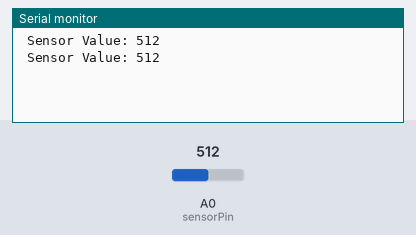
Recording of a sketch running on a simulated Arduino Uno, built with avr-gcc and run on an emulated ATmega328P. Parts: the last lines printed to the serial monitor. The inputs (shaded band) are chosen by the test bench; at power-on: A0 (sensorPin) = 512.

Above: at 1.8 s.
1.9 s: A0 (sensorPin) set to 716
At 2.4 s:
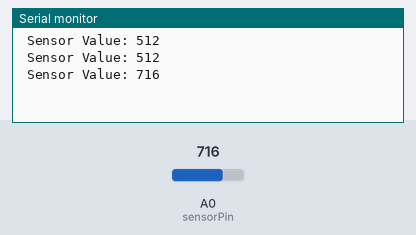
3.4 s: A0 (sensorPin) set to 900
At 4.8 s:
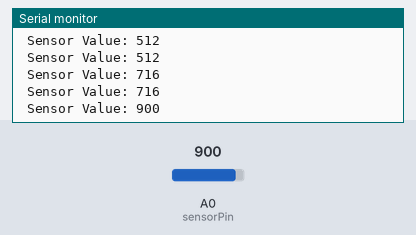
Timing chart, 0 to 6.4 s (numbered marks = the images above; inputs shaded):
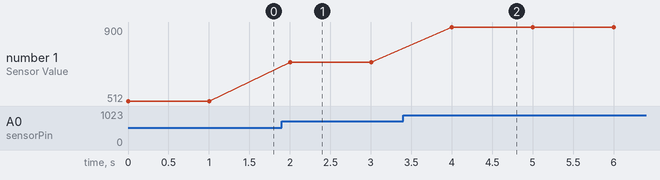

The sketch:

temp.ino
```cpp
const int sensorPin=A0;
const float baselineTemp=20.0;

void setup() {
  Serial.begin(9600);

}

void loop() {
  int sensorVal = analogRead(sensorPin);
  Serial.print("\n Sensor Value: ");
  Serial.print(sensorVal);
  delay(1000);


}
```

Measured:
- after the input at 1.9 s, the serial monitor: prints a new line after 0.10 s (image 1)
- after the input at 3.4 s, the serial monitor: prints a new line after 0.60 s (image 2)
- plotted number 1: 512 → 716 after the input at 1.9 s, 716 → 900 after the input at 3.4 s
